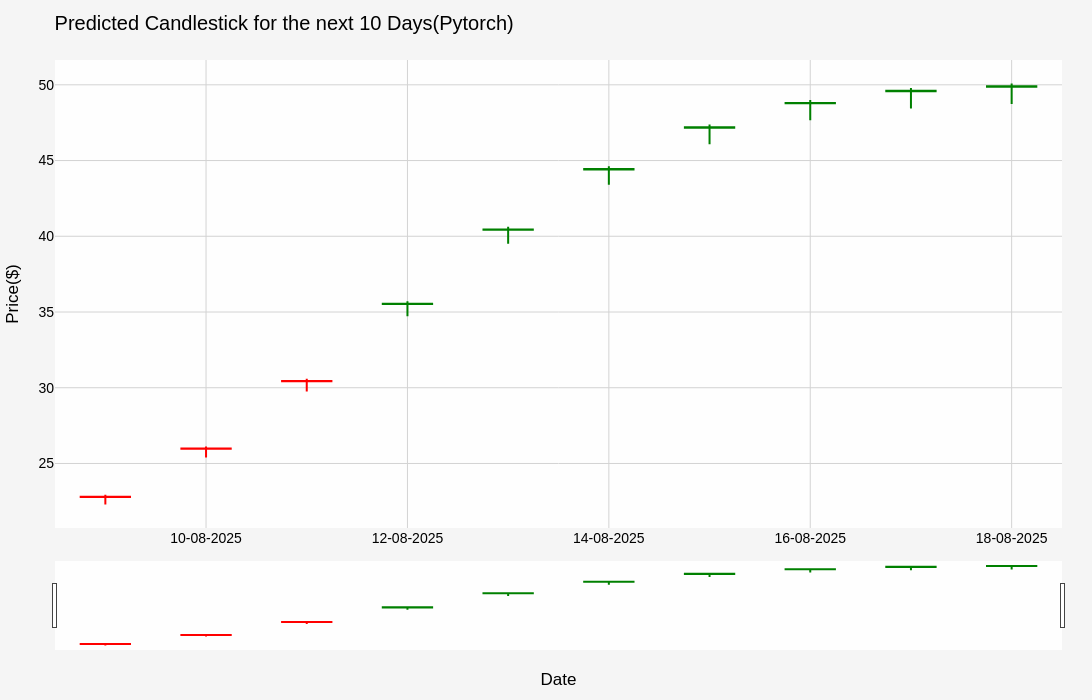

Here is the notebook cell this chart was saved with:
### Code cell
import plotly.graph_objects as go

# Giả sử df_combined đã chứa các cột: Date, Open, High, Low, Close
fig = go.Figure(data=[go.Candlestick(
    x=df_combined['Date'],
    open=df_combined['Open'],
    high=df_combined['High'],
    low=df_combined['Low'],
    close=df_combined['Close'],
    increasing_line_color='green',  # Màu khi giá tăng
    decreasing_line_color='red'     # Màu khi giá giảm
)])

fig.update_layout(
    title='Predicted Candlestick for the next 10 Days(Pytorch)',
    xaxis_title='Date',
    yaxis_title='Price($)',
    plot_bgcolor='rgba(255, 255, 255, 0.95)',
    paper_bgcolor='rgba(245, 245, 245, 1)',
    font=dict(family='Arial', size=14, color='#000000'),
    height=700,
    width=1450,
    xaxis=dict(showgrid=True, gridcolor='lightgray'),
    yaxis=dict(showgrid=True, gridcolor='lightgray'),
    margin=dict(l=50, r=30, t=60, b=50),
    hovermode='x unified'
)

fig.update_xaxes(tickformat='%d-%m-%Y')

fig.show()

### Figure 1 — Plotly figure (JSON) as saved in the notebook; plotly's stock layout.template omitted (floating-point values rounded to 4 significant figures)
{"data": [{"close": [22.78, 25.97, 30.44, 35.54, 40.45, 44.44, 47.19, 48.81, 49.6, 49.9], "decreasing": {"line": {"color": "red"}}, "high": [22.93, 26.12, 30.59, 35.71, 40.62, 44.62, 47.38, 48.99, 49.79, 50.09], "increasing": {"line": {"color": "green"}}, "low": [22.28, 25.39, 29.75, 34.72, 39.51, 43.4, 46.08, 47.66, 48.43, 48.73], "open": [22.8, 25.98, 30.44, 35.53, 40.43, 44.42, 47.16, 48.78, 49.57, 49.87], "type": "candlestick", "x": ["2025-08-09T00:00:00-04:00", "2025-08-10T00:00:00-04:00", "2025-08-11T00:00:00-04:00", "2025-08-12T00:00:00-04:00", "2025-08-13T00:00:00-04:00", "2025-08-14T00:00:00-04:00", "2025-08-15T00:00:00-04:00", "2025-08-16T00:00:00-04:00", "2025-08-17T00:00:00-04:00", "2025-08-18T00:00:00-04:00"]}], "layout": {"font": {"color": "#000000", "family": "Arial", "size": 14}, "height": 700, "hovermode": "x unified", "margin": {"b": 50, "l": 50, "r": 30, "t": 60}, "paper_bgcolor": "rgba(245, 245, 245, 1)", "plot_bgcolor": "rgba(255, 255, 255, 0.95)", "title": {"text": "Predicted Candlestick for the next 10 Days(Pytorch)"}, "width": 1450, "xaxis": {"gridcolor": "lightgray", "showgrid": true, "tickformat": "%d-%m-%Y", "title": {"text": "Date"}}, "yaxis": {"gridcolor": "lightgray", "showgrid": true, "title": {"text": "Price($)"}}}}
